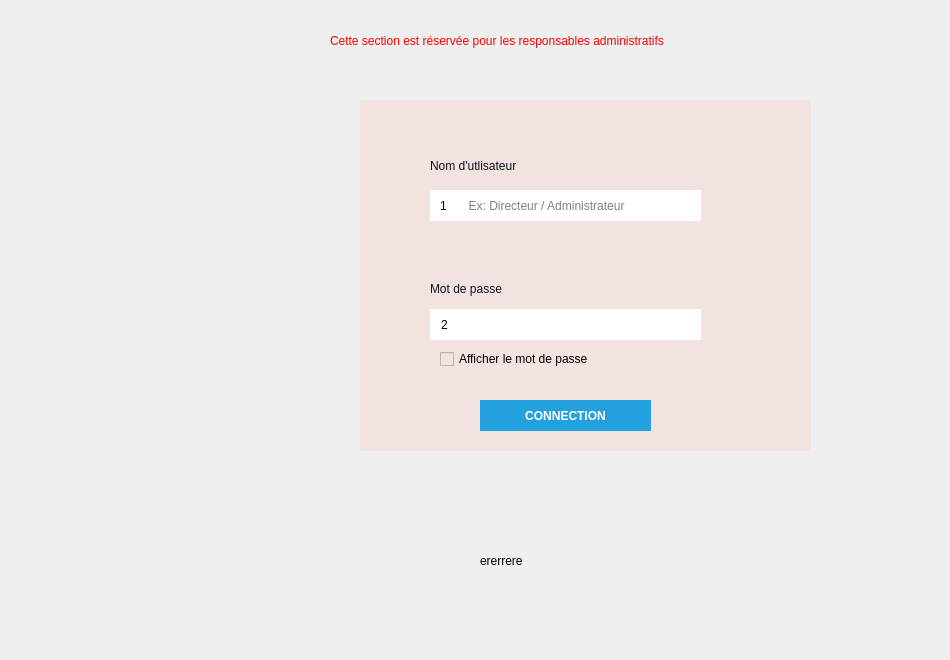
    <widget class="QWidget" name="page_2">
     <widget class="QLabel" name="label_3">
      <property name="geometry">
       <rect>
        <x>330</x>
        <y>30</y>
        <width>521</width>
        <height>21</height>
       </rect>
      </property>
      <property name="styleSheet">
       <string notr="true">font: 700 14pt &quot;Perpetua&quot;;
color: red;</string>
      </property>
      <property name="text">
       <string>Cette section est réservée pour les responsables administratifs</string>
      </property>
     </widget>
     <widget class="QLabel" name="remplissage">
      <property name="geometry">
       <rect>
        <x>480</x>
        <y>470</y>
        <width>461</width>
        <height>181</height>
       </rect>
      </property>
      <property name="text">
       <string>ererrere</string>
      </property>
     </widget>
     <widget class="QWidget" name="widget_4" native="true">
      <property name="geometry">
       <rect>
        <x>360</x>
        <y>100</y>
        <width>451</width>
        <height>351</height>
       </rect>
      </property>
      <property name="styleSheet">
       <string notr="true">background-color: #F2E3E0;</string>
      </property>
      <widget class="QWidget" name="layoutWidget">
       <property name="geometry">
        <rect>
         <x>70</x>
         <y>40</y>
         <width>311</width>
         <height>251</height>
        </rect>
       </property>
       <layout class="QVBoxLayout" name="verticalLayout">
        <item>
         <widget class="QWidget" name="widget_2" native="true">
          <widget class="QLabel" name="label_6">
           <property name="geometry">
            <rect>
             <x>0</x>
             <y>10</y>
             <width>171</width>
             <height>31</height>
            </rect>
           </property>
           <property name="styleSheet">
            <string notr="true">color: #0B1320;</string>
           </property>
           <property name="text">
            <string>Nom d'utlisateur</string>
           </property>
          </widget>
          <widget class="QLineEdit" name="NomAcces">
           <property name="geometry">
            <rect>
             <x>0</x>
             <y>50</y>
             <width>271</width>
             <height>31</height>
            </rect>
           </property>
           <property name="styleSheet">
            <string notr="true">background-color: rgb(255, 255, 255);
border: none;</string>
           </property>
           <property name="placeholderText">
            <string>           Ex: Directeur / Administrateur</string>
           </property>
          </widget>
          <widget class="QLabel" name="icon_admin">
           <property name="geometry">
            <rect>
             <x>10</x>
             <y>50</y>
             <width>20</width>
             <height>31</height>
            </rect>
           </property>
           <property name="styleSheet">
            <string notr="true">background-color: rgb(255, 255, 255);</string>
           </property>
           <property name="text">
            <string>1</string>
           </property>
          </widget>
         </widget>
        </item>
        <item>
         <widget class="QWidget" name="widget_3" native="true">
          <widget class="QLabel" name="label_password">
           <property name="geometry">
            <rect>
             <x>0</x>
             <y>10</y>
             <width>171</width>
             <height>20</height>
            </rect>
           </property>
           <property name="styleSheet">
            <string notr="true">color: #0B1320;</string>
           </property>
           <property name="text">
            <string>Mot de passe</string>
           </property>
          </widget>
          <widget class="QLineEdit" name="password">
           <property name="geometry">
            <rect>
             <x>0</x>
             <y>40</y>
             <width>271</width>
             <height>31</height>
            </rect>
           </property>
           <property name="styleSheet">
            <string notr="true">background-color: rgb(255, 255, 255);
border: none;</string>
           </property>
           <property name="echoMode">
            <enum>QLineEdit::Password</enum>
           </property>
          </widget>
          <widget class="QCheckBox" name="checkBox">
           <property name="geometry">
            <rect>
             <x>10</x>
             <y>80</y>
             <width>191</width>
             <height>20</height>
            </rect>
           </property>
           <property name="text">
            <string>Afficher le mot de passe</string>
           </property>
          </widget>
          <widget class="QLabel" name="icon_password">
           <property name="geometry">
            <rect>
             <x>11</x>
             <y>40</y>
             <width>20</width>
             <height>31</height>
            </rect>
           </property>
           <property name="styleSheet">
            <string notr="true">background-color: rgb(255, 255, 255);</string>
           </property>
           <property name="text">
            <string>2</string>
           </property>
          </widget>
          <widget class="QLabel" name="ErrorMessage">
           <property name="geometry">
            <rect>
             <x>10</x>
             <y>100</y>
             <width>301</width>
             <height>16</height>
            </rect>
           </property>
           <property name="styleSheet">
            <string notr="true">color: rgb(255, 0, 0);</string>
           </property>
           <property name="text">
            <string/>
           </property>
          </widget>
         </widget>
        </item>
       </layout>
      </widget>
      <widget class="QPushButton" name="pushButton_2">
       <property name="geometry">
        <rect>
         <x>120</x>
         <y>300</y>
         <width>171</width>
         <height>31</height>
        </rect>
       </property>
       <property name="styleSheet">
        <string notr="true">QPushButton
{
	background-color: #23A0DE;
	color: white;
	font-weight: bold;
	border: none;
}

QPushButton:hover
{
	
	background-color: rgb(29, 136, 186);
	color: white;
	font-weight: bold;
	border: none;
}

</string>
       </property>
       <property name="text">
        <string>CONNECTION</string>
       </property>
      </widget>
     </widget>
    </widget>
